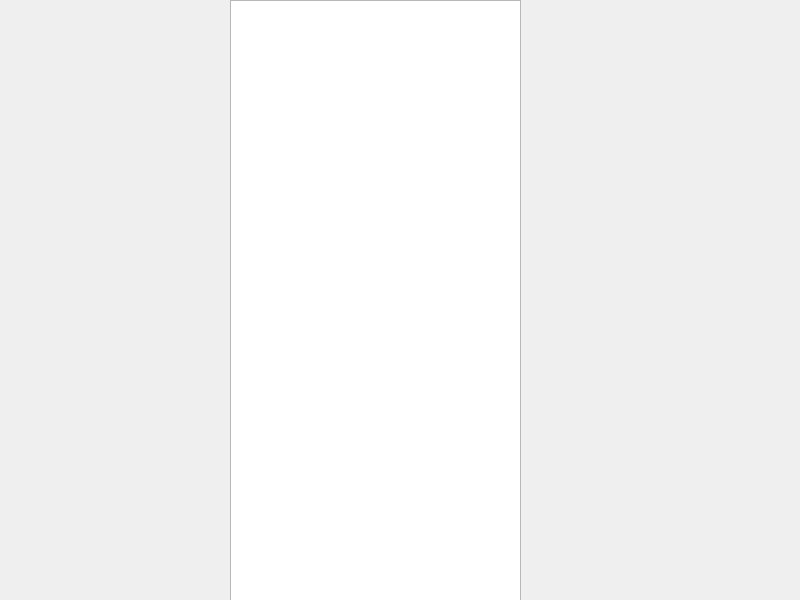
<?xml version="1.0" encoding="UTF-8"?>
<ui version="4.0">
 <class>MainWindow</class>
 <widget class="QMainWindow" name="MainWindow">
  <property name="geometry">
   <rect>
    <x>0</x>
    <y>0</y>
    <width>800</width>
    <height>600</height>
   </rect>
  </property>
  <property name="windowTitle">
   <string>MainWindow</string>
  </property>
  <widget class="QWidget" name="centralwidget">
   <widget class="QListWidget" name="listWidget">
    <property name="geometry">
     <rect>
      <x>230</x>
      <y>0</y>
      <width>291</width>
      <height>601</height>
     </rect>
    </property>
    <property name="font">
     <font>
      <pointsize>30</pointsize>
     </font>
    </property>
   </widget>
  </widget>
 </widget>
 <resources/>
 <connections/>
</ui>
